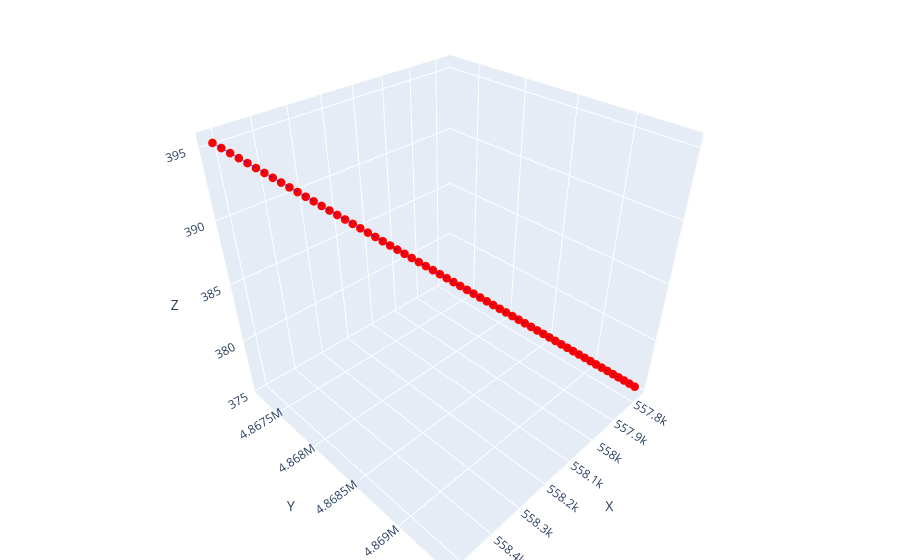

The code cell stored with this chart in its notebook:
### Code cell
plot_3D_network(dense_nodes, dense_edges)

### Figure 1 — Plotly figure (JSON) as saved in the notebook; plotly's stock layout.template omitted (floating-point values rounded to 4 significant figures)
{"data": [{"line": {"color": "blue", "width": 1}, "mode": "lines", "showlegend": false, "type": "scatter3d", "x": [558515, 558500.0], "y": [4867230, 4867000.0], "z": [395.3, 395.0]}, {"line": {"color": "blue", "width": 1}, "mode": "lines", "showlegend": false, "type": "scatter3d", "x": [558500.0, 558500.0], "y": [4867000.0, 4867000.0], "z": [395.0, 394.7]}, {"line": {"color": "blue", "width": 1}, "mode": "lines", "showlegend": false, "type": "scatter3d", "x": [558500.0, 558500.0], "y": [4867000.0, 4867000.0], "z": [394.7, 394.3]}, {"line": {"color": "blue", "width": 1}, "mode": "lines", "showlegend": false, "type": "scatter3d", "x": [558500.0, 558500.0], "y": [4867000.0, 4867000.0], "z": [394.3, 394.0]}, {"line": {"color": "blue", "width": 1}, "mode": "lines", "showlegend": false, "type": "scatter3d", "x": [558500.0, 558500.0], "y": [4867000.0, 4867000.0], "z": [394.0, 393.7]}, {"line": {"color": "blue", "width": 1}, "mode": "lines", "showlegend": false, "type": "scatter3d", "x": [558500.0, 558400.0], "y": [4867000.0, 4867000.0], "z": [393.7, 393.4]}, {"line": {"color": "blue", "width": 1}, "mode": "lines", "showlegend": false, "type": "scatter3d", "x": [558400.0, 558400.0], "y": [4867000.0, 4867000.0], "z": [393.4, 393.0]}, {"line": {"color": "blue", "width": 1}, "mode": "lines", "showlegend": false, "type": "scatter3d", "x": [558400.0, 558400.0], "y": [4867000.0, 4868000.0], "z": [393.0, 392.7]}, {"line": {"color": "blue", "width": 1}, "mode": "lines", "showlegend": false, "type": "scatter3d", "x": [558400.0, 558400.0], "y": [4868000.0, 4868000.0], "z": [392.7, 392.4]}, {"line": {"color": "blue", "width": 1}, "mode": "lines", "showlegend": false, "type": "scatter3d", "x": [558400.0, 558400.0], "y": [4868000.0, 4868000.0], "z": [392.4, 392.1]}, {"line": {"color": "blue", "width": 1}, "mode": "lines", "showlegend": false, "type": "scatter3d", "x": [558400.0, 558400.0], "y": [4868000.0, 4868000.0], "z": [392.1, 391.7]}, {"line": {"color": "blue", "width": 1}, "mode": "lines", "showlegend": false, "type": "scatter3d", "x": [558400.0, 558400.0], "y": [4868000.0, 4868000.0], "z": [391.7, 391.4]}, {"line": {"color": "blue", "width": 1}, "mode": "lines", "showlegend": false, "type": "scatter3d", "x": [558400.0, 558400.0], "y": [4868000.0, 4868000.0], "z": [391.4, 391.1]}, {"line": {"color": "blue", "width": 1}, "mode": "lines", "showlegend": false, "type": "scatter3d", "x": [558400.0, 558300.0], "y": [4868000.0, 4868000.0], "z": [391.1, 390.8]}, {"line": {"color": "blue", "width": 1}, "mode": "lines", "showlegend": false, "type": "scatter3d", "x": [558300.0, 558300.0], "y": [4868000.0, 4868000.0], "z": [390.8, 390.4]}, {"line": {"color": "blue", "width": 1}, "mode": "lines", "showlegend": false, "type": "scatter3d", "x": [558300.0, 558300.0], "y": [4868000.0, 4868000.0], "z": [390.4, 390.1]}, {"line": {"color": "blue", "width": 1}, "mode": "lines", "showlegend": false, "type": "scatter3d", "x": [558300.0, 558300.0], "y": [4868000.0, 4868000.0], "z": [390.1, 389.8]}, {"line": {"color": "blue", "width": 1}, "mode": "lines", "showlegend": false, "type": "scatter3d", "x": [558300.0, 558300.0], "y": [4868000.0, 4868000.0], "z": [389.8, 389.5]}, {"line": {"color": "blue", "width": 1}, "mode": "lines", "showlegend": false, "type": "scatter3d", "x": [558300.0, 558300.0], "y": [4868000.0, 4868000.0], "z": [389.5, 389.1]}, {"line": {"color": "blue", "width": 1}, "mode": "lines", "showlegend": false, "type": "scatter3d", "x": [558300.0, 558300.0], "y": [4868000.0, 4868000.0], "z": [389.1, 388.8]}, {"line": {"color": "blue", "width": 1}, "mode": "lines", "showlegend": false, "type": "scatter3d", "x": [558300.0, 558300.0], "y": [4868000.0, 4868000.0], "z": [388.8, 388.5]}, {"line": {"color": "blue", "width": 1}, "mode": "lines", "showlegend": false, "type": "scatter3d", "x": [558300.0, 558200.0], "y": [4868000.0, 4868000.0], "z": [388.5, 388.2]}, {"line": {"color": "blue", "width": 1}, "mode": "lines", "showlegend": false, "type": "scatter3d", "x": [558200.0, 558200.0], "y": [4868000.0, 4868000.0], "z": [388.2, 387.8]}, {"line": {"color": "blue", "width": 1}, "mode": "lines", "showlegend": false, "type": "scatter3d", "x": [558200.0, 558200.0], "y": [4868000.0, 4868000.0], "z": [387.8, 387.5]}, {"line": {"color": "blue", "width": 1}, "mode": "lines", "showlegend": false, "type": "scatter3d", "x": [558200.0, 558200.0], "y": [4868000.0, 4868000.0], "z": [387.5, 387.2]}, {"line": {"color": "blue", "width": 1}, "mode": "lines", "showlegend": false, "type": "scatter3d", "x": [558200.0, 558200.0], "y": [4868000.0, 4868000.0], "z": [387.2, 386.9]}, {"line": {"color": "blue", "width": 1}, "mode": "lines", "showlegend": false, "type": "scatter3d", "x": [558200.0, 558200.0], "y": [4868000.0, 4868000.0], "z": [386.9, 386.5]}, {"line": {"color": "blue", "width": 1}, "mode": "lines", "showlegend": false, "type": "scatter3d", "x": [558200.0, 558200.0], "y": [4868000.0, 4868000.0], "z": [386.5, 386.2]}, {"line": {"color": "blue", "width": 1}, "mode": "lines", "showlegend": false, "type": "scatter3d", "x": [558200.0, 558200.0], "y": [4868000.0, 4868000.0], "z": [386.2, 385.9]}, {"line": {"color": "blue", "width": 1}, "mode": "lines", "showlegend": false, "type": "scatter3d", "x": [558200.0, 558100.0], "y": [4868000.0, 4868000.0], "z": [385.9, 385.6]}, {"line": {"color": "blue", "width": 1}, "mode": "lines", "showlegend": false, "type": "scatter3d", "x": [558100.0, 558100.0], "y": [4868000.0, 4868000.0], "z": [385.6, 385.2]}, {"line": {"color": "blue", "width": 1}, "mode": "lines", "showlegend": false, "type": "scatter3d", "x": [558100.0, 558100.0], "y": [4868000.0, 4868000.0], "z": [385.2, 384.9]}, {"line": {"color": "blue", "width": 1}, "mode": "lines", "showlegend": false, "type": "scatter3d", "x": [558100.0, 558100.0], "y": [4868000.0, 4868000.0], "z": [384.9, 384.6]}, {"line": {"color": "blue", "width": 1}, "mode": "lines", "showlegend": false, "type": "scatter3d", "x": [558100.0, 558100.0], "y": [4868000.0, 4868000.0], "z": [384.6, 384.3]}, {"line": {"color": "blue", "width": 1}, "mode": "lines", "showlegend": false, "type": "scatter3d", "x": [558100.0, 558100.0], "y": [4868000.0, 4868000.0], "z": [384.3, 383.9]}, {"line": {"color": "blue", "width": 1}, "mode": "lines", "showlegend": false, "type": "scatter3d", "x": [558100.0, 558100.0], "y": [4868000.0, 4869000.0], "z": [383.9, 383.6]}, {"line": {"color": "blue", "width": 1}, "mode": "lines", "showlegend": false, "type": "scatter3d", "x": [558100.0, 558100.0], "y": [4869000.0, 4869000.0], "z": [383.6, 383.3]}, {"line": {"color": "blue", "width": 1}, "mode": "lines", "showlegend": false, "type": "scatter3d", "x": [558100.0, 558000.0], "y": [4869000.0, 4869000.0], "z": [383.3, 383.0]}, {"line": {"color": "blue", "width": 1}, "mode": "lines", "showlegend": false, "type": "scatter3d", "x": [558000.0, 558000.0], "y": [4869000.0, 4869000.0], "z": [383.0, 382.6]}, {"line": {"color": "blue", "width": 1}, "mode": "lines", "showlegend": false, "type": "scatter3d", "x": [558000.0, 558000.0], "y": [4869000.0, 4869000.0], "z": [382.6, 382.3]}, {"line": {"color": "blue", "width": 1}, "mode": "lines", "showlegend": false, "type": "scatter3d", "x": [558000.0, 558000.0], "y": [4869000.0, 4869000.0], "z": [382.3, 382.0]}, {"line": {"color": "blue", "width": 1}, "mode": "lines", "showlegend": false, "type": "scatter3d", "x": [558000.0, 558000.0], "y": [4869000.0, 4869000.0], "z": [382.0, 381.6]}, {"line": {"color": "blue", "width": 1}, "mode": "lines", "showlegend": false, "type": "scatter3d", "x": [558000.0, 558000.0], "y": [4869000.0, 4869000.0], "z": [381.6, 381.3]}, {"line": {"color": "blue", "width": 1}, "mode": "lines", "showlegend": false, "type": "scatter3d", "x": [558000.0, 558000.0], "y": [4869000.0, 4869000.0], "z": [381.3, 381.0]}, {"line": {"color": "blue", "width": 1}, "mode": "lines", "showlegend": false, "type": "scatter3d", "x": [558000.0, 558000.0], "y": [4869000.0, 4869000.0], "z": [381.0, 380.7]}, {"line": {"color": "blue", "width": 1}, "mode": "lines", "showlegend": false, "type": "scatter3d", "x": [558000.0, 558000.0], "y": [4869000.0, 4869000.0], "z": [380.7, 380.3]}, {"line": {"color": "blue", "width": 1}, "mode": "lines", "showlegend": false, "type": "scatter3d", "x": [558000.0, 557900.0], "y": [4869000.0, 4869000.0], "z": [380.3, 380.0]}, {"line": {"color": "blue", "width": 1}, "mode": "lines", "showlegend": false, "type": "scatter3d", "x": [557900.0, 557900.0], "y": [4869000.0, 4869000.0], "z": [380.0, 379.7]}, {"line": {"color": "blue", "width": 1}, "mode": "lines", "showlegend": false, "type": "scatter3d", "x": [557900.0, 557900.0], "y": [4869000.0, 4869000.0], "z": [379.7, 379.4]}, {"line": {"color": "blue", "width": 1}, "mode": "lines", "showlegend": false, "type": "scatter3d", "x": [557900.0, 557900.0], "y": [4869000.0, 4869000.0], "z": [379.4, 379.0]}, {"line": {"color": "blue", "width": 1}, "mode": "lines", "showlegend": false, "type": "scatter3d", "x": [557900.0, 557900.0], "y": [4869000.0, 4869000.0], "z": [379.0, 378.7]}, {"line": {"color": "blue", "width": 1}, "mode": "lines", "showlegend": false, "type": "scatter3d", "x": [557900.0, 557900.0], "y": [4869000.0, 4869000.0], "z": [378.7, 378.4]}, {"line": {"color": "blue", "width": 1}, "mode": "lines", "showlegend": false, "type": "scatter3d", "x": [557900.0, 557900.0], "y": [4869000.0, 4869000.0], "z": [378.4, 378.1]}, {"line": {"color": "blue", "width": 1}, "mode": "lines", "showlegend": false, "type": "scatter3d", "x": [557900.0, 557900.0], "y": [4869000.0, 4869000.0], "z": [378.1, 377.7]}, {"line": {"color": "blue", "width": 1}, "mode": "lines", "showlegend": false, "type": "scatter3d", "x": [557900.0, 557800.0], "y": [4869000.0, 4869000.0], "z": [377.7, 377.4]}, {"line": {"color": "blue", "width": 1}, "mode": "lines", "showlegend": false, "type": "scatter3d", "x": [557800.0, 557800.0], "y": [4869000.0, 4869000.0], "z": [377.4, 377.1]}, {"line": {"color": "blue", "width": 1}, "mode": "lines", "showlegend": false, "type": "scatter3d", "x": [557800.0, 557800.0], "y": [4869000.0, 4869000.0], "z": [377.1, 376.8]}, {"line": {"color": "blue", "width": 1}, "mode": "lines", "showlegend": false, "type": "scatter3d", "x": [557800.0, 557800.0], "y": [4869000.0, 4869000.0], "z": [376.8, 376.4]}, {"line": {"color": "blue", "width": 1}, "mode": "lines", "showlegend": false, "type": "scatter3d", "x": [557800.0, 557800.0], "y": [4869000.0, 4869000.0], "z": [376.4, 376.1]}, {"line": {"color": "blue", "width": 1}, "mode": "lines", "showlegend": false, "type": "scatter3d", "x": [557800.0, 557800.0], "y": [4869000.0, 4869000.0], "z": [376.1, 375.8]}, {"line": {"color": "blue", "width": 1}, "mode": "lines", "showlegend": false, "type": "scatter3d", "x": [557800.0, 557800.0], "y": [4869000.0, 4869436], "z": [375.8, 375.5]}, {"marker": {"color": "red", "colorscale": [[0, "#440154"], [0.1111, "#482878"], [0.2222, "#3e4989"], [0.3333, "#31688e"], [0.4444, "#26828e"], [0.5556, "#1f9e89"], [0.6667, "#35b779"], [0.7778, "#6ece58"], [0.8889, "#b5de2b"], [1, "#fde725"]], "showscale": false, "size": 5}, "mode": "markers", "showlegend": false, "type": "scatter3d", "x": [558515, 557800.0, 558500.0, 558500.0, 558500.0, 558500.0, 558500.0, 558400.0, 558400.0, 558400.0, 558400.0, 558400.0, 558400.0, 558400.0, 558400.0, 558300.0, 558300.0, 558300.0, 558300.0, 558300.0, 558300.0, 558300.0, 558300.0, 558200.0, 558200.0, 558200.0, 558200.0, 558200.0, 558200.0, 558200.0, 558200.0, 558100.0, 558100.0, 558100.0, 558100.0, 558100.0, 558100.0, 558100.0, 558100.0, 558000.0, 558000.0, 558000.0, 558000.0, 558000.0, 558000.0, 558000.0, 558000.0, 558000.0, 557900.0, 557900.0, 557900.0, 557900.0, 557900.0, 557900.0, 557900.0, 557900.0, 557800.0, 557800.0, 557800.0, 557800.0, 557800.0, 557800.0], "y": [4867230, 4869436, 4867000.0, 4867000.0, 4867000.0, 4867000.0, 4867000.0, 4867000.0, 4867000.0, 4868000.0, 4868000.0, 4868000.0, 4868000.0, 4868000.0, 4868000.0, 4868000.0, 4868000.0, 4868000.0, 4868000.0, 4868000.0, 4868000.0, 4868000.0, 4868000.0, 4868000.0, 4868000.0, 4868000.0, 4868000.0, 4868000.0, 4868000.0, 4868000.0, 4868000.0, 4868000.0, 4868000.0, 4868000.0, 4868000.0, 4868000.0, 4868000.0, 4869000.0, 4869000.0, 4869000.0, 4869000.0, 4869000.0, 4869000.0, 4869000.0, 4869000.0, 4869000.0, 4869000.0, 4869000.0, 4869000.0, 4869000.0, 4869000.0, 4869000.0, 4869000.0, 4869000.0, 4869000.0, 4869000.0, 4869000.0, 4869000.0, 4869000.0, 4869000.0, 4869000.0, 4869000.0], "z": [395.3, 375.5, 395.0, 394.7, 394.3, 394.0, 393.7, 393.4, 393.0, 392.7, 392.4, 392.1, 391.7, 391.4, 391.1, 390.8, 390.4, 390.1, 389.8, 389.5, 389.1, 388.8, 388.5, 388.2, 387.8, 387.5, 387.2, 386.9, 386.5, 386.2, 385.9, 385.6, 385.2, 384.9, 384.6, 384.3, 383.9, 383.6, 383.3, 383.0, 382.6, 382.3, 382.0, 381.6, 381.3, 381.0, 380.7, 380.3, 380.0, 379.7, 379.4, 379.0, 378.7, 378.4, 378.1, 377.7, 377.4, 377.1, 376.8, 376.4, 376.1, 375.8]}], "layout": {"margin": {"b": 0, "l": 0, "r": 0, "t": 0}, "scene": {"xaxis": {"title": {"text": "X"}}, "yaxis": {"title": {"text": "Y"}}, "zaxis": {"title": {"text": "Z"}}}}}
